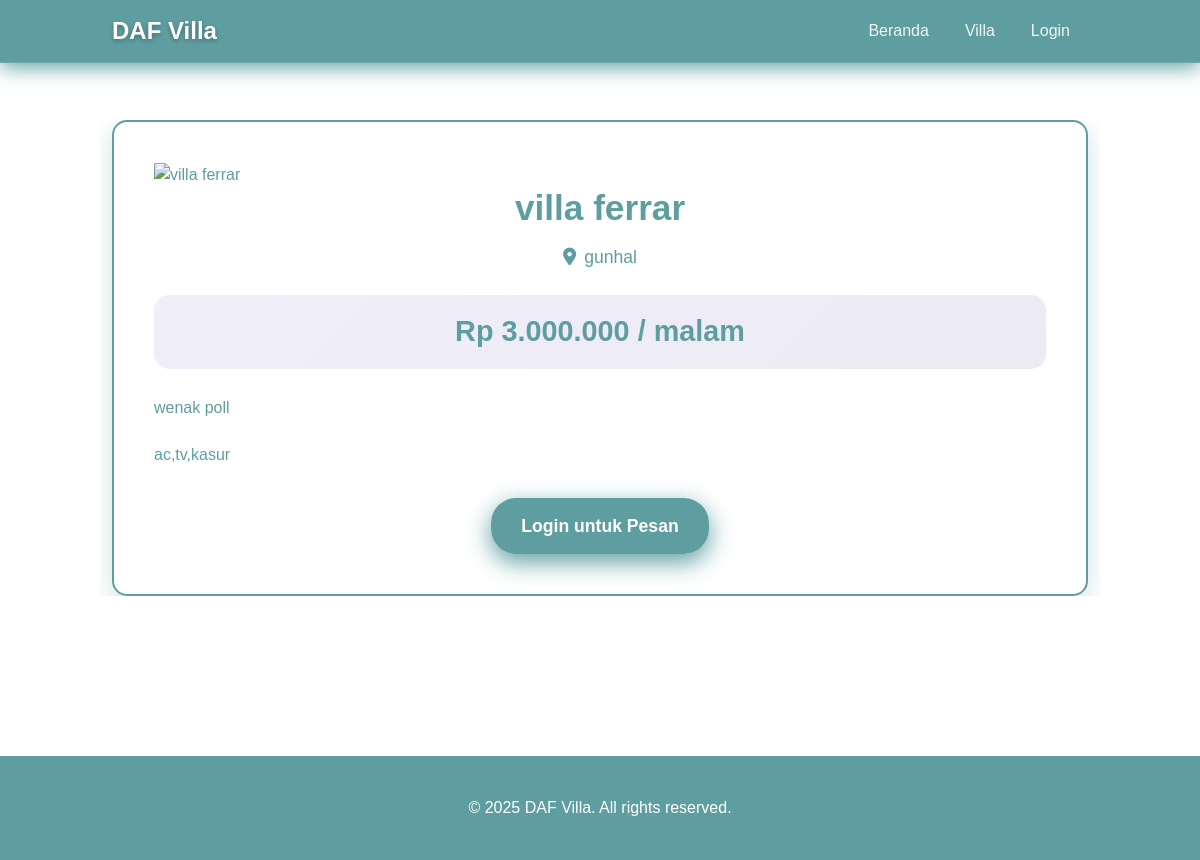
The app's page /detail_villa.php?id=3 with its own data.
### tables this page shows
CREATE TABLE `detail_villa` (
  `id_villa` int(11) NOT NULL,
  `nama_villa` varchar(100) NOT NULL,
  `lokasi` varchar(255) NOT NULL,
  `deskripsi` text DEFAULT NULL,
  `fasilitas` text DEFAULT NULL,
  `harga_permalam` decimal(10,2) NOT NULL,
  `gambar` varchar(255) DEFAULT NULL,
  `status` enum('tersedia','dibooking') DEFAULT 'tersedia'
);

### detail_villa.php (the view, shortened to what this page needs)
<?php
include 'config/koneksi.php';
$id = $_GET['id'] ?? null;
$query = "SELECT * FROM detail_villa WHERE id_villa='$id'";
$data = mysqli_fetch_assoc(mysqli_query($conn, $query));
?>
<!DOCTYPE html>
<html lang="id">
<head>
  <link href="https://cdn.jsdelivr.net/npm/bootstrap@5.3.8/dist/css/bootstrap.min.css" rel="stylesheet">
  <link rel="stylesheet" href="https://cdnjs.cloudflare.com/ajax/libs/font-awesome/6.4.0/css/all.min.css">
</head>
<body>
  <nav class="navbar navbar-expand-lg navbar-dark fixed-top">
    <div class="container">
      <a class="navbar-brand" href="#">DAF Villa</a>
      <div class="collapse navbar-collapse" id="navbarNav">
        <ul class="navbar-nav ms-auto">
          <li class="nav-item">
            <a class="nav-link" href="index.php">Beranda</a>
          </li>
          <li class="nav-item">
            <a class="nav-link" href="villa_list.php">Villa</a>
          </li>
          <?php if (isset($_SESSION['role'])): ?>
            <?php if ($_SESSION['role'] == 'user'): ?>
              <li class="nav-item">
                <a class="nav-link" href="user/dashboard.php">Dashboard</a>
              </li>
              <li class="nav-item">
                <a class="nav-link" href="logout.php">Logout</a>
              </li>
            <?php elseif ($_SESSION['role'] == 'admin'): ?>
              <li class="nav-item">
                <a class="nav-link" href="admin/dashboard.php">Admin Panel</a>
              </li>
              <li class="nav-item">
                <a class="nav-link" href="logout.php">Logout</a>
              </li>
            <?php endif; ?>
          <?php else: ?>
            <li class="nav-item">
              <a class="nav-link" href="login.php">Login</a>
            </li>
          <?php endif; ?>
        </ul>
      </div>
    </div>
  </nav>
  <section class="detail-section">
    <div class="container">
      <div class="detail-body">
        <img src="assets/img/villa/<?= $data['gambar'] ?>" class="detail-img" alt="<?= $data['nama_villa'] ?>">
        <h2><?= $data['nama_villa'] ?></h2>
        <p class="location"><i class="fas fa-map-marker-alt"></i><?= $data['lokasi'] ?></p>
        <p class="price">Rp <?= number_format($data['harga_permalam'], 0, ',', '.') ?> / malam</p>
        <p class="description"><?= nl2br($data['deskripsi']) ?></p>
        <p class="facilities"><?= nl2br($data['fasilitas']) ?></p>
        <div style="text-align: center;">
          <?php if (isset($_SESSION['role']) && $_SESSION['role'] == 'user'): ?>
            <a href="booking.php?id=<?= $data['id_villa'] ?>" class="btn-book">Pesan Sekarang</a>
          <?php else: ?>
            <a href="login.php" class="btn-book">Login untuk Pesan</a>
          <?php endif; ?>
          <br>
        </div>
      </div>
    </div>
  </section>
  <footer>
    &copy; <?= date('Y') ?> DAF Villa. All rights reserved.
  </footer>
</body>
</html>

### detail_villa.php (style rules this page uses)
* { margin: 0; padding: 0; box-sizing: border-box; font-family: 'Poppins', sans-serif; }
body { background: linear-gradient(135deg, #ffffffff 0%, #ffffffff 100%); color: #5F9EA0; min-height: 100vh; }
.navbar { background: linear-gradient(135deg, #5F9EA0 0%, #5F9EA0 100%); backdrop-filter: blur(10px); box-shadow: 0 4px 20px #5F9EA0; border-bottom: 1px solid rgba(255, 255, 255, 0.1); }
.navbar-brand { font-weight: 700; font-size: 1.5rem; color: white; text-shadow: 0 2px 4px rgba(0, 0, 0, 0.3); }
.navbar-nav .nav-link { color: rgba(255, 255, 255, 0.9); font-weight: 500; transition: all 0.3s ease; margin: 0 10px; }
.detail-section { padding: 120px 0 80px; }
.container { max-width: 1000px; margin: 0 auto; overflow: hidden; }
.detail-img { width: 100%; height: 400px; object-fit: cover; transition: transform 0.3s ease; }
.detail-body { padding: 40px; border: 2px solid #5F9EA0; border-radius: 15px; background: rgba(255, 255, 255, 0.9); box-shadow: 0 8px 25px rgba(95, 158, 160, 0.3); }
.detail-body h2 { color: #5F9EA0; font-size: 2.2rem; font-weight: 700; margin-bottom: 15px; text-align: center; }
.detail-body .location { text-align: center; color: #5F9EA0; font-size: 1.1rem; margin-bottom: 20px; }
.detail-body .location i { color: #5F9EA0; margin-right: 8px; }
.price { font-size: 1.8rem; font-weight: 700; color: #5F9EA0; text-align: center; margin: 25px 0; padding: 15px; background: linear-gradient(135deg, rgba(106, 90, 205, 0.1) 0%, rgba(72, 61, 139, 0.1) 100%); border-radius: 15px; }
.description { color: #5F9EA0; line-height: 1.8; font-size: 1rem; margin-bottom: 20px; text-align: justify; }
.facilities { color: #5F9EA0; line-height: 1.6; font-size: 1rem; margin-bottom: 30px; text-align: justify; }
.btn-book { display: inline-block; background: linear-gradient(135deg, #5F9EA0 0%, #5F9EA0 100%); color: white; padding: 15px 30px; border-radius: 25px; text-decoration: none; font-weight: 600; font-size: 1.1rem; transition: all 0.3s ease; box-shadow: 0 8px 25px #5F9EA0; }
footer { background: linear-gradient(135deg, #5F9EA0 0%, #5F9EA0 100%); color: white; text-align: center; padding: 40px 20px; margin-top: 80px; position: relative; }

### records on screen
detail_villa: nama_villa "villa ferrar", lokasi "gunhal", harga_permalam "3.000.000", deskripsi "wenak poll", fasilitas "ac,tv,kasur"
